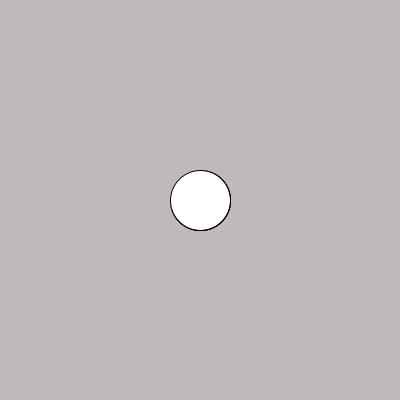
Frame 1 (no input)
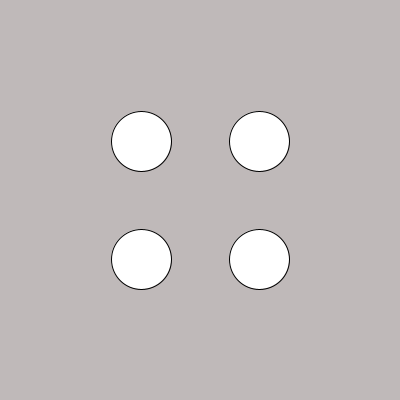
Frame 60 (the mouse pressed at the canvas centre just before this capture)
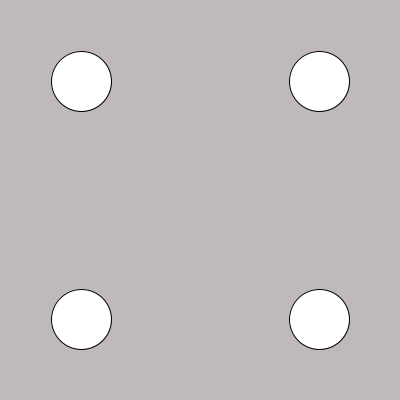
Frame 120 (the mouse held since frame 60 and released just before this capture)

The Processing sketch that drew these frames (run headless with seeded random() and noise(); from frame 60 on, the mouse is pressed at the canvas centre):

// Processing sketch: movingcircles
// ── movingcircles.pde
PVector origin;

float offset;

void setup () {
   
  origin = new PVector(width/2,height/2);
  offset = 0;
  size(400,400);
  
}


void draw() {
   
background(#BFB9B9);
ellipse(origin.x+offset, origin.y+offset, 60, 60);
ellipse(origin.x+offset , origin.y-offset, 60, 60);
ellipse(origin.x-offset , origin.y+offset, 60, 60);
ellipse(origin.x-offset , origin.y-offset, 60, 60);
offset = offset + 1;


}
